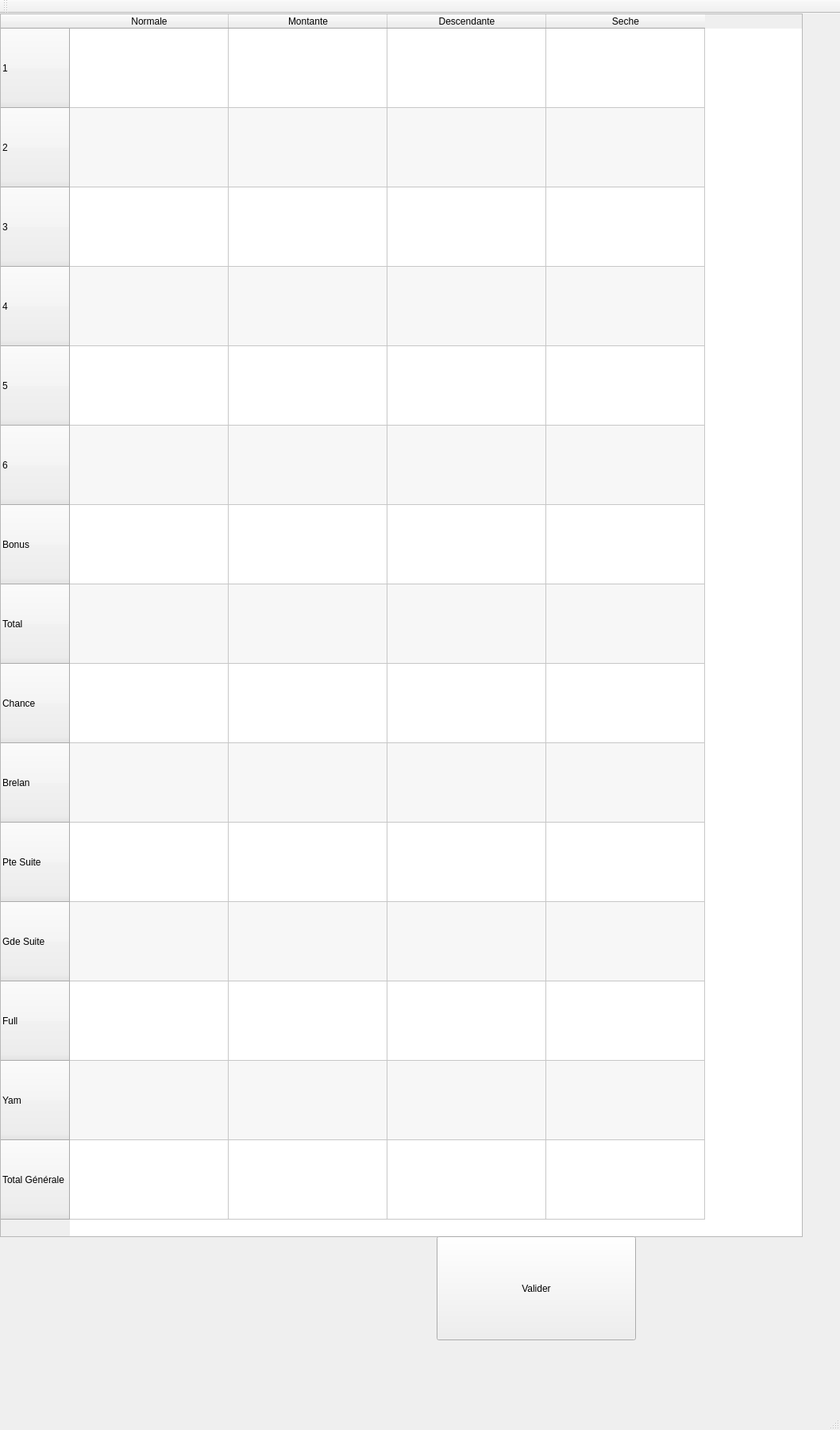
<?xml version="1.0" encoding="UTF-8"?>
<ui version="4.0">
 <class>MainWindow</class>
 <widget class="QMainWindow" name="MainWindow">
  <property name="windowModality">
   <enum>Qt::ApplicationModal</enum>
  </property>
  <property name="geometry">
   <rect>
    <x>0</x>
    <y>0</y>
    <width>1058</width>
    <height>1801</height>
   </rect>
  </property>
  <property name="minimumSize">
   <size>
    <width>560</width>
    <height>440</height>
   </size>
  </property>
  <property name="windowTitle">
   <string>MainWindow</string>
  </property>
  <widget class="QWidget" name="centralWidget">
   <widget class="QTableWidget" name="tabGrille">
    <property name="geometry">
     <rect>
      <x>0</x>
      <y>0</y>
      <width>1011</width>
      <height>1541</height>
     </rect>
    </property>
    <property name="frameShadow">
     <enum>QFrame::Sunken</enum>
    </property>
    <property name="lineWidth">
     <number>1</number>
    </property>
    <property name="verticalScrollBarPolicy">
     <enum>Qt::ScrollBarAlwaysOff</enum>
    </property>
    <property name="horizontalScrollBarPolicy">
     <enum>Qt::ScrollBarAlwaysOff</enum>
    </property>
    <property name="sizeAdjustPolicy">
     <enum>QAbstractScrollArea::AdjustToContents</enum>
    </property>
    <property name="autoScroll">
     <bool>true</bool>
    </property>
    <property name="autoScrollMargin">
     <number>16</number>
    </property>
    <property name="alternatingRowColors">
     <bool>true</bool>
    </property>
    <attribute name="horizontalHeaderDefaultSectionSize">
     <number>200</number>
    </attribute>
    <attribute name="horizontalHeaderMinimumSectionSize">
     <number>30</number>
    </attribute>
    <attribute name="verticalHeaderDefaultSectionSize">
     <number>100</number>
    </attribute>
    <attribute name="verticalHeaderMinimumSectionSize">
     <number>30</number>
    </attribute>
    <row>
     <property name="text">
      <string>1</string>
     </property>
    </row>
    <row>
     <property name="text">
      <string>2</string>
     </property>
    </row>
    <row>
     <property name="text">
      <string>3</string>
     </property>
    </row>
    <row>
     <property name="text">
      <string>4</string>
     </property>
    </row>
    <row>
     <property name="text">
      <string>5</string>
     </property>
    </row>
    <row>
     <property name="text">
      <string>6</string>
     </property>
    </row>
    <row>
     <property name="text">
      <string>Bonus</string>
     </property>
    </row>
    <row>
     <property name="text">
      <string>Total</string>
     </property>
    </row>
    <row>
     <property name="text">
      <string>Chance</string>
     </property>
    </row>
    <row>
     <property name="text">
      <string>Brelan</string>
     </property>
    </row>
    <row>
     <property name="text">
      <string>Pte Suite</string>
     </property>
    </row>
    <row>
     <property name="text">
      <string>Gde Suite</string>
     </property>
    </row>
    <row>
     <property name="text">
      <string>Full</string>
     </property>
    </row>
    <row>
     <property name="text">
      <string>Yam</string>
     </property>
    </row>
    <row>
     <property name="text">
      <string>Total Générale</string>
     </property>
    </row>
    <column>
     <property name="text">
      <string>Normale</string>
     </property>
     <property name="font">
      <font>
       <weight>50</weight>
       <bold>false</bold>
      </font>
     </property>
    </column>
    <column>
     <property name="text">
      <string>Montante</string>
     </property>
    </column>
    <column>
     <property name="text">
      <string>Descendante</string>
     </property>
    </column>
    <column>
     <property name="text">
      <string>Seche</string>
     </property>
    </column>
    <item row="0" column="0">
     <property name="text">
      <string/>
     </property>
     <property name="flags">
      <set>ItemIsSelectable|ItemIsEditable|ItemIsDragEnabled|ItemIsUserCheckable|ItemIsEnabled</set>
     </property>
    </item>
    <item row="0" column="1">
     <property name="text">
      <string/>
     </property>
     <property name="flags">
      <set>ItemIsSelectable|ItemIsEditable|ItemIsDragEnabled|ItemIsUserCheckable|ItemIsEnabled</set>
     </property>
    </item>
    <item row="1" column="0">
     <property name="text">
      <string/>
     </property>
     <property name="flags">
      <set>ItemIsSelectable|ItemIsEditable|ItemIsDragEnabled|ItemIsUserCheckable|ItemIsEnabled</set>
     </property>
    </item>
    <item row="1" column="1">
     <property name="text">
      <string/>
     </property>
     <property name="flags">
      <set>ItemIsSelectable|ItemIsEditable|ItemIsDragEnabled|ItemIsUserCheckable|ItemIsEnabled</set>
     </property>
    </item>
    <item row="2" column="0">
     <property name="text">
      <string/>
     </property>
     <property name="flags">
      <set>ItemIsSelectable|ItemIsEditable|ItemIsDragEnabled|ItemIsUserCheckable|ItemIsEnabled</set>
     </property>
    </item>
    <item row="2" column="1">
     <property name="text">
      <string/>
     </property>
     <property name="flags">
      <set>ItemIsSelectable|ItemIsEditable|ItemIsDragEnabled|ItemIsUserCheckable|ItemIsEnabled</set>
     </property>
    </item>
    <item row="3" column="0">
     <property name="text">
      <string/>
     </property>
     <property name="flags">
      <set>ItemIsSelectable|ItemIsEditable|ItemIsDragEnabled|ItemIsUserCheckable|ItemIsEnabled</set>
     </property>
    </item>
    <item row="3" column="1">
     <property name="text">
      <string/>
     </property>
     <property name="flags">
      <set>ItemIsSelectable|ItemIsEditable|ItemIsDragEnabled|ItemIsUserCheckable|ItemIsEnabled</set>
     </property>
    </item>
    <item row="4" column="0">
     <property name="text">
      <string/>
     </property>
     <property name="flags">
      <set>ItemIsSelectable|ItemIsEditable|ItemIsDragEnabled|ItemIsUserCheckable|ItemIsEnabled</set>
     </property>
    </item>
    <item row="4" column="1">
     <property name="text">
      <string/>
     </property>
     <property name="flags">
      <set>ItemIsSelectable|ItemIsEditable|ItemIsDragEnabled|ItemIsUserCheckable|ItemIsEnabled</set>
     </property>
    </item>
    <item row="5" column="0">
     <property name="text">
      <string/>
     </property>
     <property name="flags">
      <set>ItemIsSelectable|ItemIsEditable|ItemIsDragEnabled|ItemIsUserCheckable|ItemIsEnabled</set>
     </property>
    </item>
    <item row="5" column="1">
     <property name="text">
      <string/>
     </property>
     <property name="flags">
      <set>ItemIsSelectable|ItemIsEditable|ItemIsDragEnabled|ItemIsUserCheckable|ItemIsEnabled</set>
     </property>
    </item>
    <item row="6" column="0">
     <property name="text">
      <string/>
     </property>
     <property name="flags">
      <set>ItemIsSelectable|ItemIsDragEnabled|ItemIsDropEnabled|ItemIsUserCheckable|ItemIsEnabled</set>
     </property>
    </item>
    <item row="6" column="1">
     <property name="text">
      <string/>
     </property>
     <property name="flags">
      <set>ItemIsSelectable|ItemIsDragEnabled|ItemIsDropEnabled|ItemIsUserCheckable|ItemIsEnabled</set>
     </property>
    </item>
    <item row="6" column="2">
     <property name="text">
      <string/>
     </property>
     <property name="flags">
      <set>ItemIsSelectable|ItemIsDragEnabled|ItemIsDropEnabled|ItemIsUserCheckable|ItemIsEnabled</set>
     </property>
    </item>
    <item row="6" column="3">
     <property name="text">
      <string/>
     </property>
     <property name="flags">
      <set>ItemIsSelectable|ItemIsDragEnabled|ItemIsDropEnabled|ItemIsUserCheckable|ItemIsEnabled</set>
     </property>
    </item>
    <item row="7" column="0">
     <property name="text">
      <string/>
     </property>
     <property name="flags">
      <set>ItemIsSelectable|ItemIsDragEnabled|ItemIsDropEnabled|ItemIsUserCheckable|ItemIsEnabled</set>
     </property>
    </item>
    <item row="7" column="1">
     <property name="text">
      <string/>
     </property>
     <property name="flags">
      <set>ItemIsSelectable|ItemIsDragEnabled|ItemIsDropEnabled|ItemIsUserCheckable|ItemIsEnabled</set>
     </property>
    </item>
    <item row="7" column="2">
     <property name="text">
      <string/>
     </property>
     <property name="flags">
      <set>ItemIsSelectable|ItemIsDragEnabled|ItemIsDropEnabled|ItemIsUserCheckable|ItemIsEnabled</set>
     </property>
    </item>
    <item row="7" column="3">
     <property name="text">
      <string/>
     </property>
     <property name="flags">
      <set>ItemIsSelectable|ItemIsDragEnabled|ItemIsDropEnabled|ItemIsUserCheckable|ItemIsEnabled</set>
     </property>
    </item>
    <item row="8" column="0">
     <property name="text">
      <string/>
     </property>
     <property name="flags">
      <set>ItemIsSelectable|ItemIsEditable|ItemIsDragEnabled|ItemIsUserCheckable|ItemIsEnabled</set>
     </property>
    </item>
    <item row="9" column="0">
     <property name="flags">
      <set>ItemIsSelectable|ItemIsEditable|ItemIsDragEnabled|ItemIsUserCheckable|ItemIsEnabled</set>
     </property>
    </item>
    <item row="10" column="0">
     <property name="flags">
      <set>ItemIsSelectable|ItemIsEditable|ItemIsDragEnabled|ItemIsUserCheckable|ItemIsEnabled</set>
     </property>
    </item>
    <item row="11" column="0">
     <property name="flags">
      <set>ItemIsSelectable|ItemIsEditable|ItemIsDragEnabled|ItemIsUserCheckable|ItemIsEnabled</set>
     </property>
    </item>
    <item row="12" column="0">
     <property name="flags">
      <set>ItemIsSelectable|ItemIsEditable|ItemIsDragEnabled|ItemIsUserCheckable|ItemIsEnabled</set>
     </property>
    </item>
    <item row="13" column="0">
     <property name="flags">
      <set>ItemIsSelectable|ItemIsEditable|ItemIsDragEnabled|ItemIsUserCheckable|ItemIsEnabled</set>
     </property>
    </item>
    <item row="14" column="0">
     <property name="flags">
      <set>ItemIsSelectable|ItemIsDragEnabled|ItemIsDropEnabled|ItemIsUserCheckable|ItemIsEnabled</set>
     </property>
    </item>
   </widget>
   <widget class="QPushButton" name="pushValider">
    <property name="geometry">
     <rect>
      <x>550</x>
      <y>1540</y>
      <width>251</width>
      <height>131</height>
     </rect>
    </property>
    <property name="text">
     <string>Valider</string>
    </property>
    <property name="checkable">
     <bool>false</bool>
    </property>
   </widget>
  </widget>
  <widget class="QMenuBar" name="menuBar">
   <property name="geometry">
    <rect>
     <x>0</x>
     <y>0</y>
     <width>1058</width>
     <height>19</height>
    </rect>
   </property>
  </widget>
  <widget class="QToolBar" name="mainToolBar">
   <attribute name="toolBarArea">
    <enum>TopToolBarArea</enum>
   </attribute>
   <attribute name="toolBarBreak">
    <bool>false</bool>
   </attribute>
  </widget>
  <widget class="QStatusBar" name="statusBar"/>
 </widget>
 <layoutdefault spacing="6" margin="11"/>
 <resources/>
 <connections/>
</ui>
